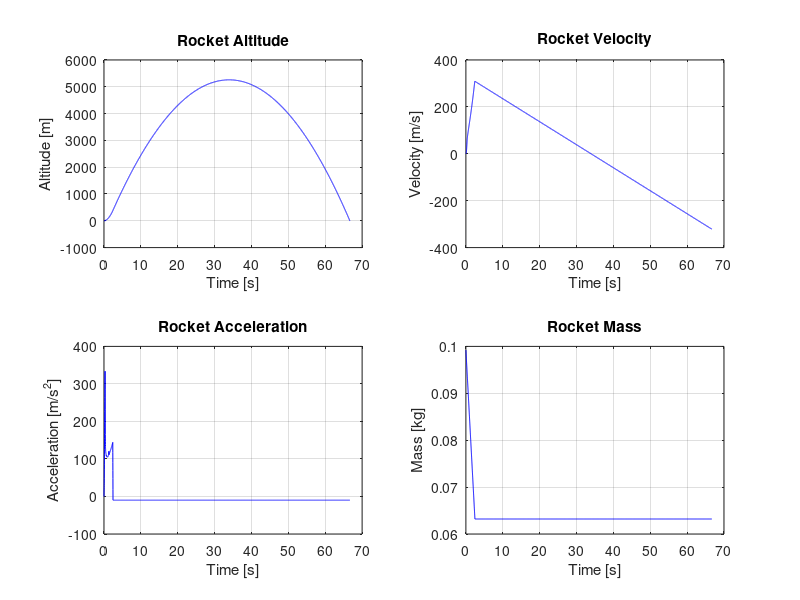

Reproduce this figure in MATLAB. (Note: this script raises an error after producing the figure.)
%% sim1dof
% Author: Matthew Mader
% Email: maderm@purdue.edu
% Created: 03/13/2021
% Modified: 03/13/2021
%
% Description:
%   Simple one degree of freedom rocket simulation for a demo on
%   rocket trajectory simulation. Rocket treated as a point mass
%   in vertical direction only with no rotation.

%% Clean Workspace

% clear variables and cmd window and close all open figures
clearvars,clc,close all

%% User Parameters

% rocket parameters (Estes 003226 HI-FLIER XL)
m_dry = 0.0632; % [kg] rocket dry mass
D_body = 0.042; % [m] rocket body diameter
Cd_body = 0.3; % [1] rocket body drag coefficient

% propulsion parameters (Estes E12-6)
load thrust_curves.mat
t_prop = E12.t; % [s] thrust curve time values
F_prop = E12.F; % [N] thrust curve force values
m_prop = 0.036; % [kg] propellent mass

% recovery parameters
D_par = 0.46; % [m] parachute diameter
t_par = 6; % [s] parachute deployment time
Cd_par = 0.75; % [1] parachute drag coefficient

% environment parameters
rho = 1.225; % [kg/m^3] air density
g = 9.8; % [m/s^2] gravitational acceleration

% simulation parameters
dt = 0.01; % [s] time step

%% Simple Simulation

% aerodynamic reference values
Sref_b = pi/4*D_body^2; % [m^2] rocket body reference area
Sref_p = pi/4*D_par^2; % [m^2] parachute reference area

% rocket mass
m_wet = m_dry + m_prop; % [kg] rocket wet mass

% initial conditions
t = 0; % [s] simulation time
h = 0; % [m] rocket altitude
v = 0; % [m/s] rocket velocity
a = 0; % [m/s^2] rocket acceleration
m = m_wet; % [kg] rocket mass


% main simulation loop
n = 2; % index counter
while h >= 0
    
    % increment time
    t(n) = t(n-1) + dt; % [s]
    
    % compute current rocket mass
    m(n) = interp1([0;t_prop(end)],[m_wet;m_dry],t(n),'linear',m_dry); % [kg]
    
    % compute forces acting on rocket
    Ft = interp1(t_prop,F_prop,t(n),'linear',0); % [N] thrust force
    Fg = m(n-1)*g; % [N] gravity force
%     Fd = 0.5*rho*v(n-1)^2*Cd_body*sign(v(n-1)); % [N] drag force
    Fd = 0;
    
%     Fnet = Ft - Fg - Fd; % [N] net force
    Fnet = Ft - Fd;
    
    disp(Fnet)
    
    % Newton's 2nd Law
    a(n) = Fnet/m(n) - 9.81;
    
    % estimate velocity
    v(n) = v(n-1) + a(n)*dt; % [m/s]
    
    % estimate altitude
    h(n) = h(n-1) + v(n)*dt; % [m]
    
    % increment counter
    n = n + 1;
    
end % while h > 0

%% Plot Results

figure(1)

% plot the altitude
subplot(2,2,1)
plot(t,h,'b-')
grid on
xlabel("Time [s]")
ylabel("Altitude [m]")
title("Rocket Altitude")

% plot the velocity
subplot(2,2,2)
plot(t,v,'b-')
grid on
xlabel("Time [s]")
ylabel("Velocity [m/s]")
title("Rocket Velocity")

% plot the acceleration
subplot(2,2,3)
plot(t,a,'b-')
grid on
xlabel("Time [s]")
ylabel("Acceleration [m/s^2]")
title("Rocket Acceleration")

% plot the mass
subplot(2,2,4)
plot(t,m,'b-')
grid on
xlabel("Time [s]")
ylabel("Mass [kg]")
title("Rocket Mass")

%% Better Simulation

[t,y] = rk4(@derivative,[0,10],[0;0],1000);

h = y(1,:);
v = y(2,:);

figure(2)
subplot(2,1,1)
plot(t,h)
subplot(2,1,2)
plot(t,v)


%% Functions
function dydt = derivative(t,y)

load thrust_curves.mat

t_prop = E12.t;
F_prop = E12.F;

m_wet = 0.0992;
m_dry = 0.0632;

Cd_body = 0.3;

g = 9.81;
rho = 1.225;

Ft = interp1(t_prop,F_prop,t,'linear',0);
m = interp1([0 t_prop(end)],[m_wet m_dry],t,'linear',m_dry);
% Fd = 0.5*rho*y(2)^2*Cd_body*sign(y(2));
Fd = 0;

Fnet = Ft - m*g - Fd;

a = Fnet/m;

dydt = [y(2); a];

end % function deriv
